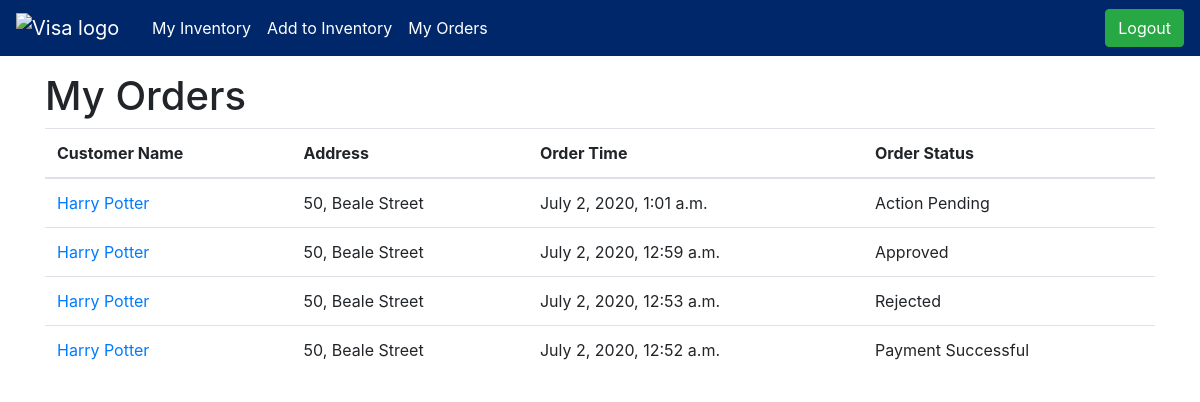
Before: /shop/mer_order_list/ (signed in) with the older database file.
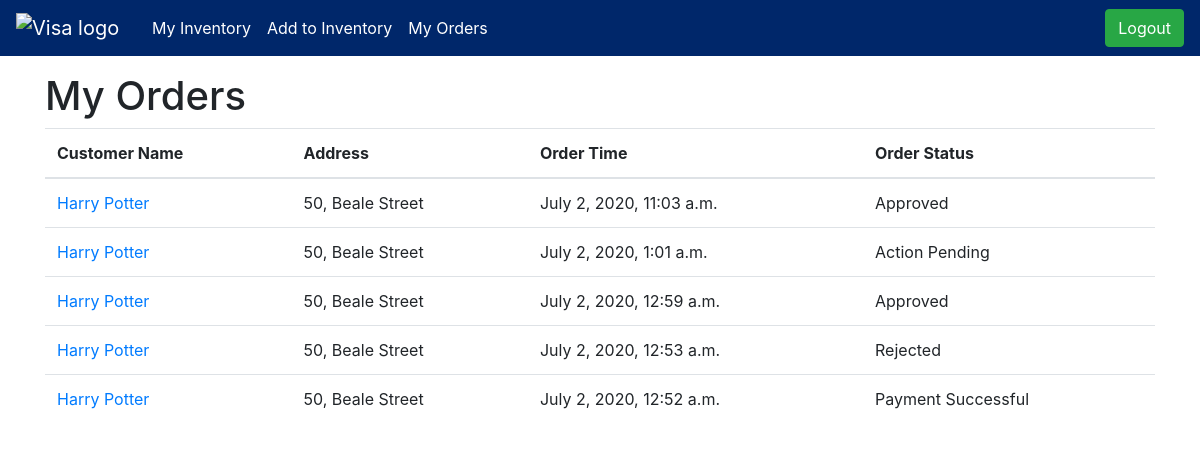
After: the same page with the newer database file.
### shop/models.py (models this page shows, shortened)
class Order(models.Model):
    order_id=models.AutoField(primary_key=True)
    items_json=models.CharField(max_length=5000)
    user = models.ForeignKey('UserRegistration', on_delete=models.CASCADE, null = True, related_name='usernames')
    is_delivery = models.BooleanField(default = False, blank = True)
    time = models.DateTimeField(null=True)
    est_time = models.DateTimeField(null=True)
    order_status = models.CharField(max_length=50, default="Action Pending", null=True)
    merchant = models.ForeignKey('UserRegistration', on_delete = models.CASCADE, null =True,related_name='merchant')
    price=models.IntegerField(default=0,null=True)

class UserRegistration(models.Model):
    user = models.OneToOneField(User,on_delete=models.CASCADE)
    is_merchant = models.BooleanField(default = False, blank = True)
    address = models.CharField(max_length=500)
    zipcode = models.CharField(max_length=6)
    phone = models.CharField(max_length=10)
    city = models.CharField(max_length=50)
    name = models.CharField(max_length=50, null = True)
    state = models.CharField(max_length=50)
    house_no = models.CharField(max_length=50, null = True)
    area = models.CharField(max_length=100, null = True)
    wait_time=models.CharField(max_length=10, null=True)
    slots=models.CharField(max_length=1200,null=True,default='{"Date":"01-01-2000"}')

### shop/views.py (the view)
# urls.py: path('mer_order_list/',views.mer_order_list, name='mer_order_list'),
@login_required
def mer_order_list(request):
    merchant = UserRegistration.objects.filter(user_id=request.user.id).first()
    orders = Order.objects.filter(merchant_id=merchant.id).order_by('-time')
    return render(request, 'shop/mer_order_list.html', {'orders': orders})

### shop/templates/shop/mer_order_list.html (shortened to what this page needs)
<!doctype html>
<html lang="en">
<head>
    <link rel="stylesheet" href="https://stackpath.bootstrapcdn.com/bootstrap/4.2.1/css/bootstrap.min.css">
</head>
  <body>
    <nav class="navbar navbar-expand-lg navbar-dark visa">
      <img class="navbar-brand" style="width: 7rem;" src="https://cdn.visa.com/cdn/assets/images/logos/visa/logo.png" alt="Visa logo">
        <div class="collapse navbar-collapse" id="navbarSupportedContent">
          <ul class="navbar-nav mr-auto">
            <li class="nav-item active">
              <a class="nav-link" href="/shop">My Inventory <span class="sr-only">(current)</span></a>
            </li>
            <li class="nav-item active">
              <a class="nav-link" href="{% url 'shop:product_add' %}">Add to Inventory</a>
            </li>
            <li class="nav-item active">
              <a class="nav-link" href="{% url 'shop:mer_order_list' %}">My Orders</a>
            </li>
          </ul>
      {% if user.is_authenticated %}
      <a href="{% url 'shop:logout' %}"><button class="btn btn-success" type="button">Logout</button></a>
      {% else %}
      <a href="{% url 'shop:login' %}"><button type="button" class="btn btn-success">Log In</button></a>
      {% endif %}
        </div>
      </nav>
<div class="container my-3">
    <h1>My Orders</h1>
    <table class="table table-hover">
        <thead>
          <tr>
            <th scope="col">Customer Name</th>
            <th scope="col">Address</th>
            <th scope="col">Order Time</th>
            <th scope="col">Order Status</th>
          </tr>
        </thead>
        <tbody>
          {% for x in orders %}
                <tr>
                    <td><a href="{% url 'shop:mer_order_detail' x.order_id %}">{{x.user.name}}</a></td>
                    <td>{{x.user.address}}</td>
                    <td>{{x.time}}</td>
                    <td>{{x.order_status}}</td>
                  </tr>
            {% endfor %}
        </tbody>
      </table>
    </div>
</body>
</html>

Changed rows visible on the page:
added Order: user.name "Harry Potter", user.address "50, Beale Street", time "July 2, 2020, 11:03 a.m.", order_status "Approved"
